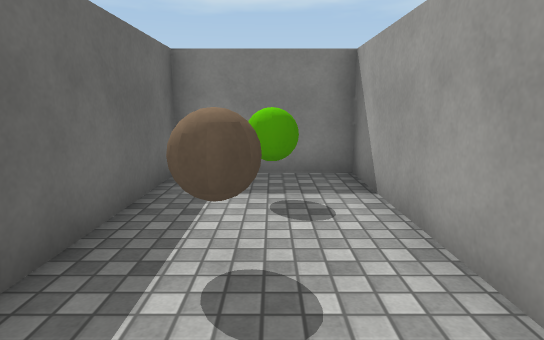
view 1 (above)

24 first-person views from a walk through a scene from a Unity 3-D project. The camera is 1.3 m above the floor, tilts 10° down and sees 75° across. The floor is counted in squares, 1 m on a side. Each view is taken from the middle of a square. On the plan, view 1 faces up. The plan holds only what a view shows up to about 15 squares ahead; the rest is blank. The place goes on beyond the plan. The player character is not drawn. Surface patterns are stand-ins for the level's own textures.

view 2
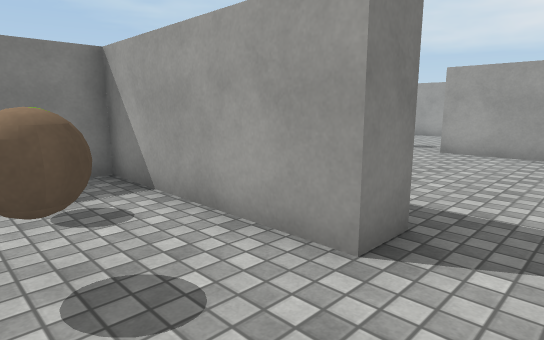

view 3
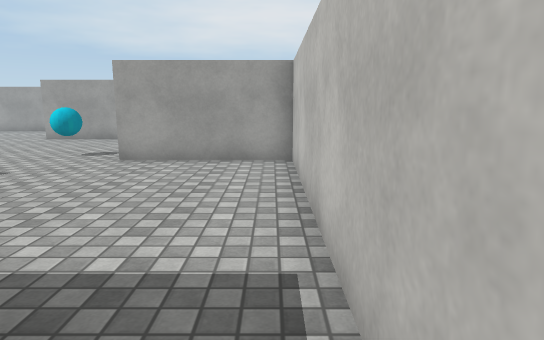

view 4
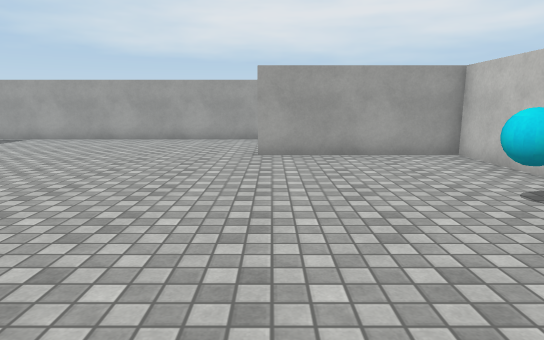

view 5
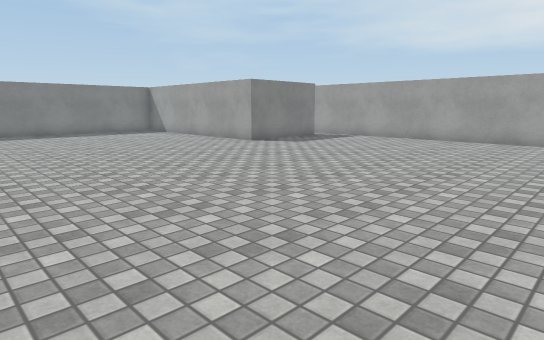

view 6
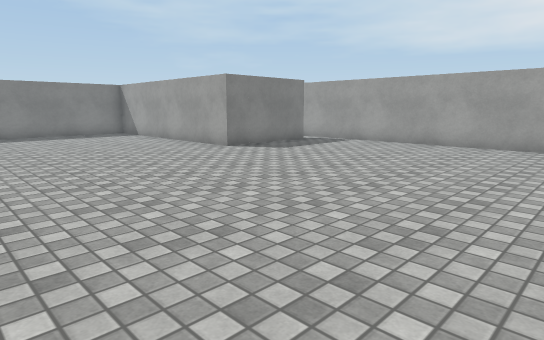

view 7
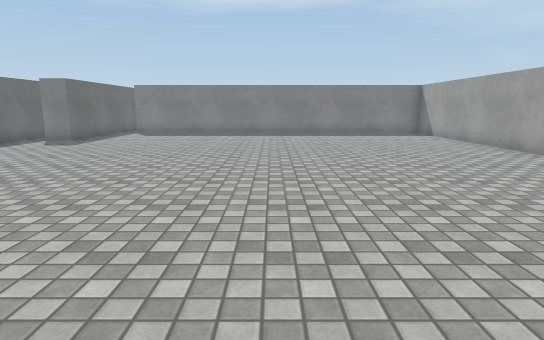

view 8
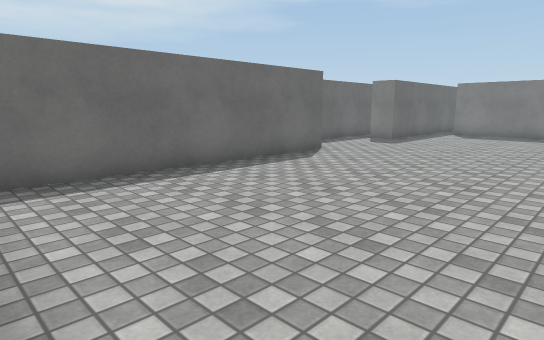

view 9
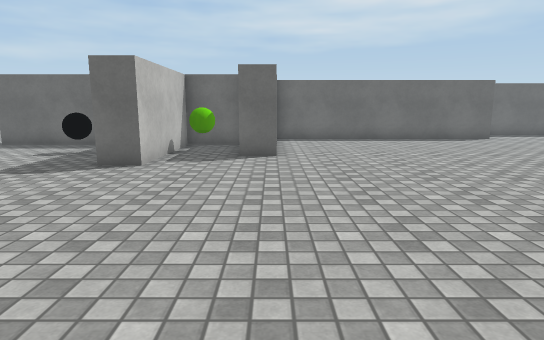

view 10
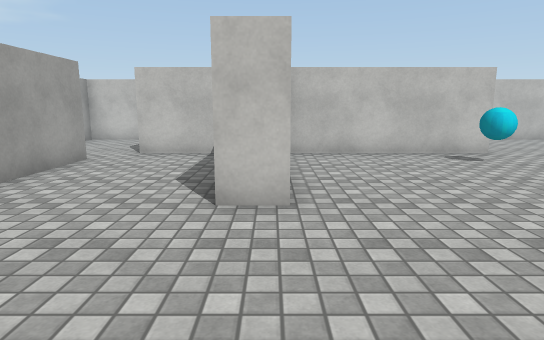

view 11
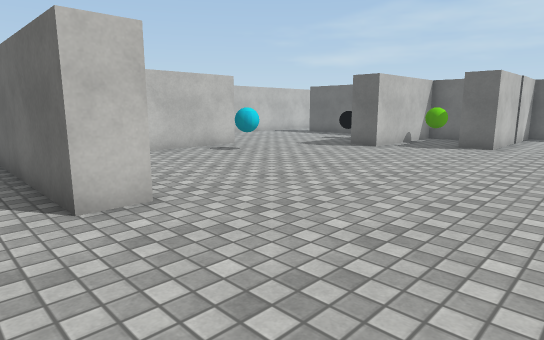

view 12
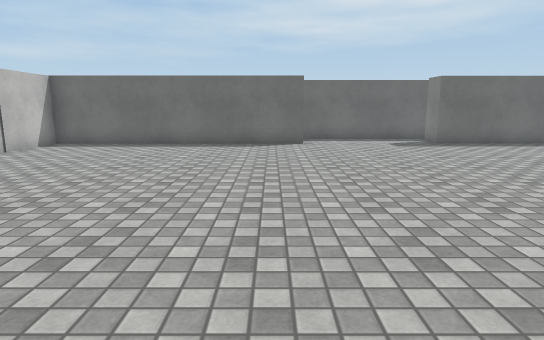

view 13
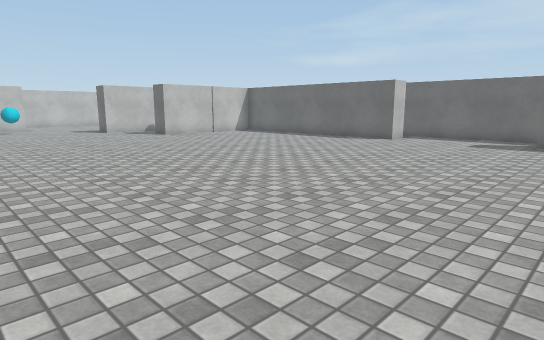

view 14
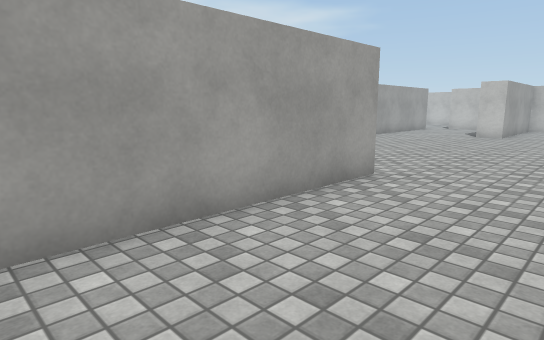

view 15
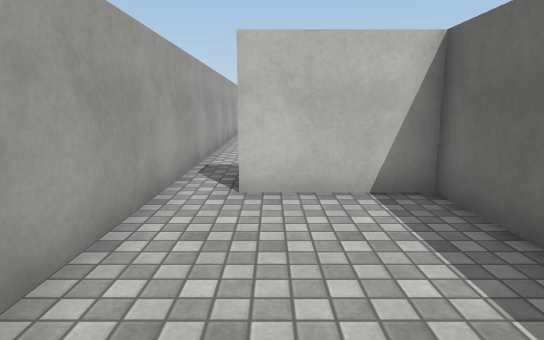

view 16
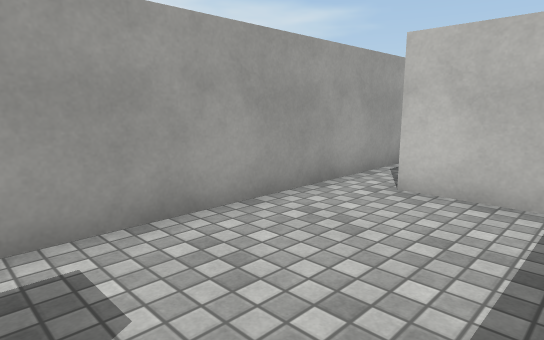

view 17
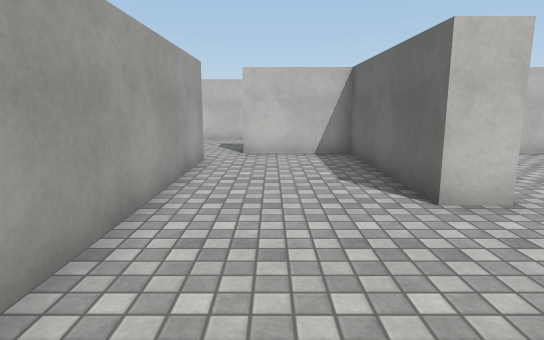

view 18
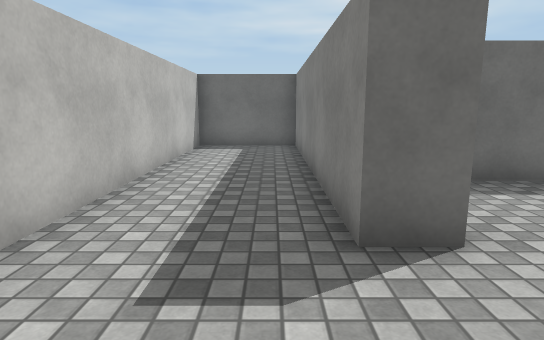

view 19
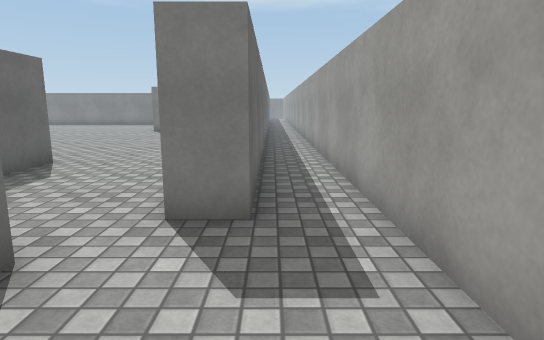

view 20
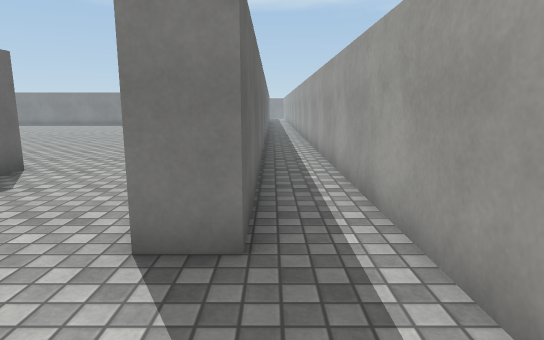

view 21
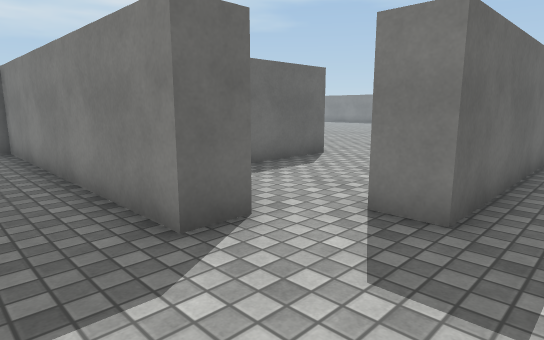

view 22
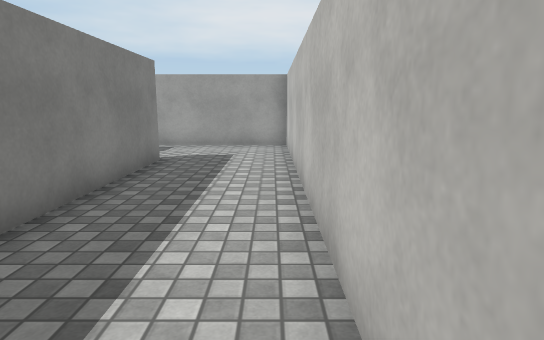

view 23
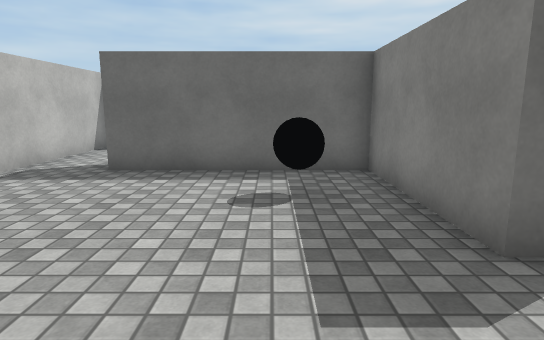

view 24
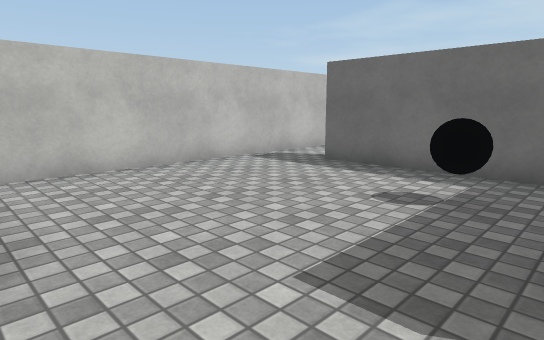

### Floor plan
Points are (right, up) in squares from view 1. A wall is a line through its corners. A room is listed if a view was taken in it or the views show most of it. See-through windows are left out.
Room 1 (views 1, 2, 3)
walls: (2.6, 1.5) (1.6, 1.5) (1.6, 7) (-1.9, 7) (-1.9, 2.2); (-1.9, -0.5) (2.5, -0.5)
ways out: opening at (2, 0.5) to room 2
objects: ball (0, 3); green ball (0, 5)
Room 2 (views 4, 5, 6, 7, 8, 9, 10, 11, 12, 13, 14, 17, 23, 24)
walls: (2.6, 9.9) (2.6, 8) (7.1, 8) (7.1, 7) (2.6, 7) (2.6, 1.5); (19.5, 20.6) (15.5, 20.6) (15.5, 26.6); (-0.8, 20.1) (0.1, 20.1) (0.1, 11.1) (5.4, 11.1) (5.4, 10.1); (20.7, 6.5) (20.7, 21.4); (0.1, 27.5) (0.1, 25) (-1, 25); (-1.9, 26.4) (-1.9, 20.2); (2.5, -0.5) (9.7, -0.5) (9.7, 3.8) (15.8, 3.8) (15.8, 9.4) (16.8, 9.4) (16.8, 3.8) (19.8, 3.8)
ways out: opening at (2, 0.5) to room 1; opening at (20, 21) to room 3; opening at (20, 5.5) to room 4
objects: green ball (4, 9); black ball (5, 5); cyan ball (11, 6)
Room 3 (views 15, 16)
walls: (16.5, 23.9) (16.5, 21.6) (19.6, 21.6); (20.7, 21.4) (20.7, 26.6)
ways out: opening at (20, 21) to room 2
Room 4 (views 18, 19, 20, 21, 22)
walls: (19.8, 3.8) (19.8, 2.8) (10.7, 2.8) (10.7, -0.5) (23.4, -0.5) (23.4, 17); (21.7, 15.9) (21.7, 5) (20.7, 5) (20.7, 6.5)
ways out: opening at (20, 5.5) to room 2

Where each view was taken, in squares from view 1:
view 1: 0 up, 0 right, facing up
view 2: 0 up, 1 left, facing up-right
view 3: 0 up, 1 right, facing right
view 4: 9 up, 6 right, facing right
view 5: 10 up, 6 right, facing up-right
view 6: 11 up, 8 right, facing up-right
view 7: 11 up, 8 right, facing up
view 8: 11 up, 7 right, facing up-left
view 9: 11 up, 15 right, facing left
view 10: 14 up, 16 right, facing down
view 11: 14 up, 18 right, facing down-left
view 12: 19 up, 13 right, facing left
view 13: 27 up, 14 right, facing down-left
view 14: 27 up, 12 right, facing down-right
view 15: 27 up, 19 right, facing down
view 16: 27 up, 17 right, facing down-right
view 17: 14 up, 19 right, facing down
view 18: 2 up, 23 right, facing left
view 19: 1 up, 22 right, facing up
view 20: 2 up, 22 right, facing up
view 21: 1 up, 23 right, facing up-left
view 22: 0 up, 11 right, facing right
view 23: 5 up, 10 right, facing left
view 24: 7 up, 10 right, facing down-left
